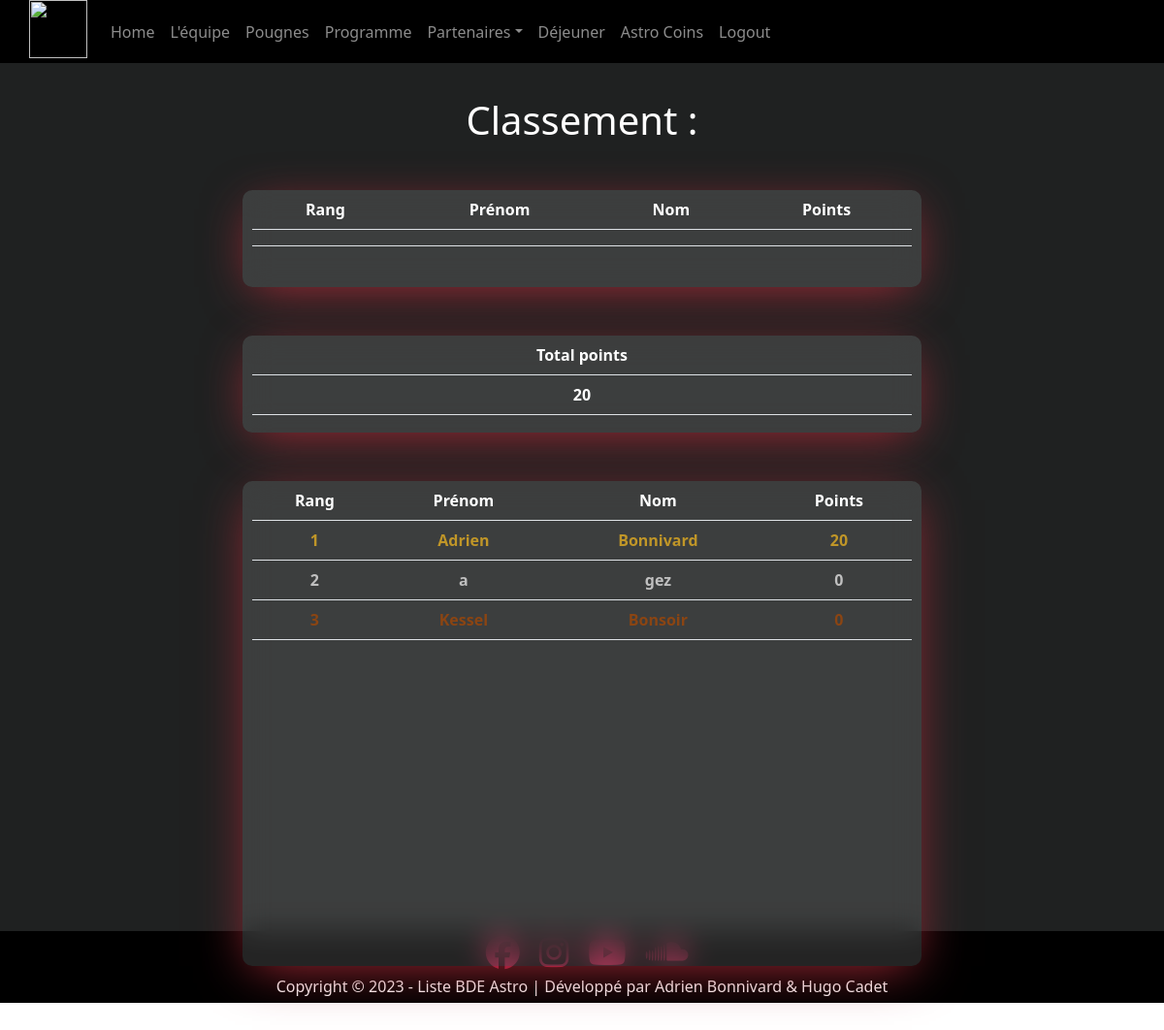
The page /astro-coins/ (signed in) on the database as committed earlier.
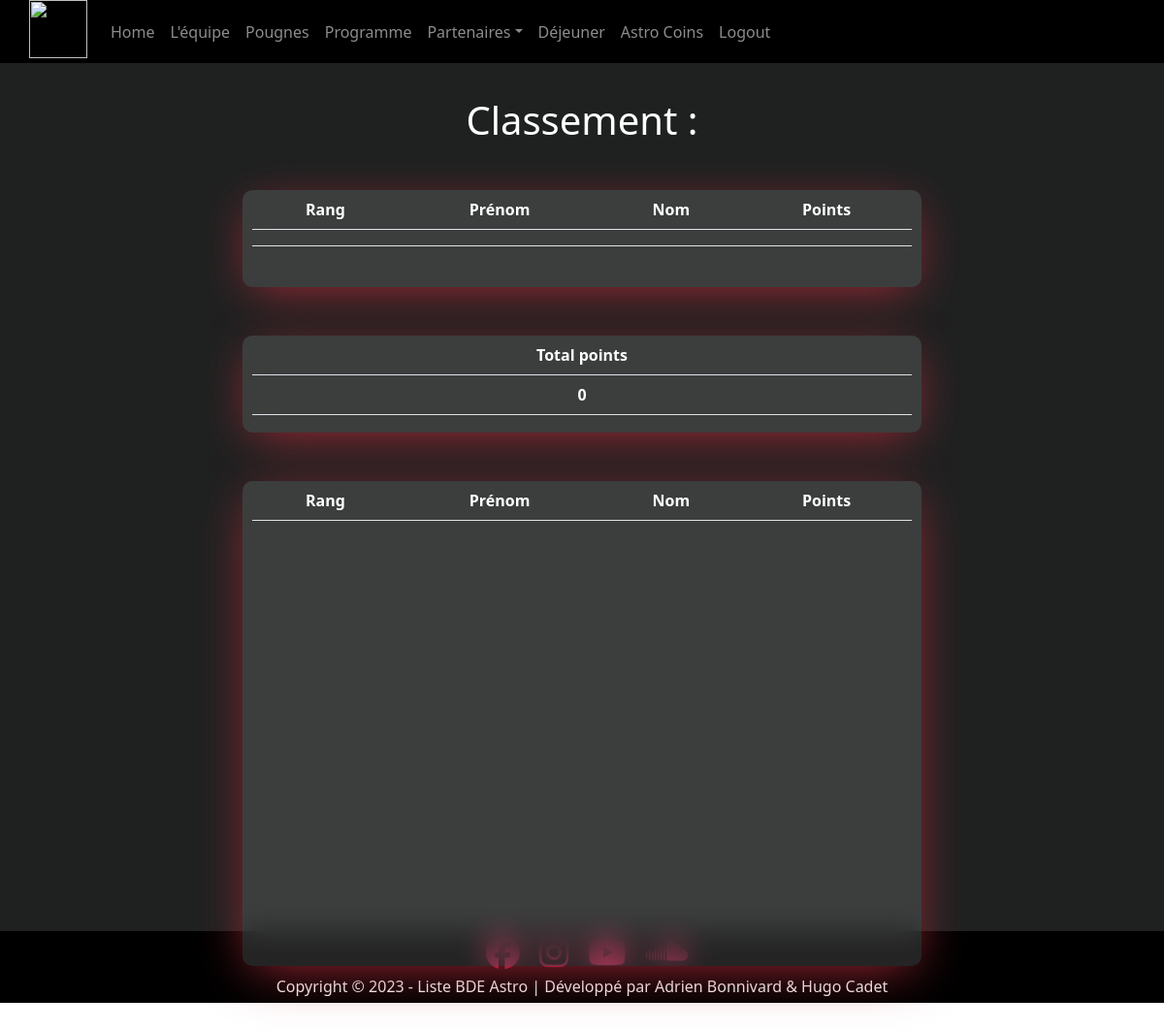
The same page on the database as committed later.
### astrocoins/models.py (models this page shows)
class Classement(models.Model):
    prenom = models.CharField(max_length=25)
    nom = models.CharField(max_length=25)
    email = models.EmailField(max_length=40)
    points = models.IntegerField()
    rang = models.IntegerField(default=0)

### bde/views.py (the view)
# urls.py: path('astro-coins/', astrocoins, name='astrocoins'),
@login_required
def astrocoins(request):
    classements = Classement.objects.all().order_by('-points')
    user_email = request.user.email
    i=1
    context = {}
    somme = 0
    for classement in classements:
        classement.rang = i
        classement.save()
        somme += classement.points
        i+=1
    for classement in classements:
        if classement.email == user_email:
            user_auth = classement
            context['user_auth'] = user_auth
            context['classements'] = classements
            break
        else:
            context['classements'] = classements
    context['total']=somme
    return render(request, 'bde/astrocoins.html', context)

### bde/templates/bde/astrocoins.html (shortened to what this page needs)
<!DOCTYPE html>
{% load static %}
<html lang="en">
<head>
    <link rel="stylesheet" href="{% static 'css/astrocoins.css' %}">
    <link href="https://cdn.jsdelivr.net/npm/bootstrap@5.0.2/dist/css/bootstrap.min.css" rel="stylesheet">
</head>
<body>
    {% include 'bde/navbarlogout.html' %}
    <section id="main">
        <div class="above">
            <h1>Classement :    </h1>
            <div class="tableau">
            <div class="inttab1">
                <table id="table2" class="table">
                    <tr>
                        <th>Rang</th>
                        <th>Prénom</th>
                        <th>Nom</th>
                        <th>Points</th>
                    </tr>
                        {% if user_auth.rang == 1 %}
                            <tr>
                            <th class="first">{{user_auth.rang}}</th>
                            <th class="first">{{user_auth.prenom}}</th>
                            <th class="first">{{user_auth.nom}}</th>
                            <th class="first">{{user_auth.points}}</th>
                                </tr>
                        {% else %}
                            <tr>
                                <th>{{user_auth.rang}}</th>
                                <th>{{user_auth.prenom}}</th>
                                <th>{{user_auth.nom}}</th>
                                <th>{{user_auth.points}}</th>
                            </tr>
                        {% endif %}
                </table>
            </div>
            <div class="inttab3">
                <table id="table3" class="table">
                        <tr>
                            <th>Total points</th>
                        </tr>
                        <tr>
                            <th>{{total}}</th>
                        </tr>
                </table>
            </div>
            <div class="inttab2">
                <table id="table2" class="table">
                    <tr>
                        <th>Rang</th>
                        <th>Prénom</th>
                        <th>Nom</th>
                        <th>Points</th>
                    </tr>
                    {% for classement in classements %}
                        {% if classement.rang == 1 %}
                            <tr>
                            <th class="first">{{classement.rang}}</th>
                            <th class="first">{{classement.prenom}}</th>
                            <th class="first">{{classement.nom}}</th>
                            <th class="first">{{classement.points}}</th>
                                </tr>
                        {% elif classement.rang == 2 %}
                            <tr>
                            <th class="second">{{classement.rang}}</th>
                            <th class="second">{{classement.prenom}}</th>
                            <th class="second">{{classement.nom}}</th>
                            <th class="second">{{classement.points}}</th>
                            </tr>
                        {% elif classement.rang == 3 %}
                            <tr>
                            <th class="third">{{classement.rang}}</th>
                            <th class="third">{{classement.prenom}}</th>
                            <th class="third">{{classement.nom}}</th>
                            <th class="third">{{classement.points}}</th>
                            </tr>
                        {% endif %}
                    {% endfor %}
                </table>
            </div>
        </div>
    </section>
    <footer>
        <div class="parentIcon">
            <a href="https://www.facebook.com/profile.php?id=100087748087188" target="_blank" rel="noopener noreferrer"><i class="fa-brands fa-facebook"></i></a>
            <a href="https://www.instagram.com/astro_2023_/" target="_blank" rel="noopener noreferrer"><i class="fa-brands fa-instagram"></i></a>
            <a href="https://www.youtube.com/@astro-listebde2023" target="_blank" rel="noopener noreferrer"><i class="fa-brands fa-youtube"></i></a>
            <a href="https://soundcloud.com/astro-864752583" target="_blank" rel="noopener noreferrer"><i class="fa-brands fa-soundcloud"></i></a>
        </div>
        <div class="copy">
            <p>Copyright © 2023 - Liste BDE Astro | Développé par Adrien Bonnivard & Hugo Cadet</p>
        </div>
    </footer>
</body>
</html>

### bde/templates/bde/navbarlogout.html (shortened to what this page needs)
{% load static %}
<header>
    <nav class="navbar fixed-top navbar-expand-lg navbar-dark" style="background-color:black ; padding: 0 ">
        <div class="container" style="padding-left: 0">
        <a href="../" class="navbar-brand mb-0 h1" style="padding: 0 ; justify-content: left">
            <img src="{% static "img/astro.png" %}" style="height: 60px ; width: 60px  ; width: 60px ; margin-bottom: 5px " >
        </a>
        <div class="collapse navbar-collapse" id="navbarNav">
            <ul class="navbar-nav">
                <li class="nav-item">
                    <a href="../" class="nav-link" style="transition: all .4s;">
                        Home
                    </a>
                </li>
                <li class="nav-item">
                    <a href="../lequipe/" class="nav-link" style="transition: all .4s;">
                        L'équipe
                    </a>
                </li>
                <li class="nav-item">
                    <a href="../pougnes/" class="nav-link" style="transition: all .4s;">
                        Pougnes
                    </a>
                </li>
                <li class="nav-item">
                    <a href="../programme/" class="nav-link" style="transition: all .4s;">
                        Programme
                    </a>
                </li>
                <li class="nav-item dropdown" style=" position: relative " >
                    <a class="nav-link dropdown-toggle" href="../nous-contacter/" id="navbarDropdownMenuLink" role="button" data-toggle="dropdown" aria-haspopup="true" aria-expanded="true">Partenaires</a>
                </li>
                <li class="nav-item">
                    <a href="../dejeuner/" class="nav-link" style="transition: all .4s;">
                        Déjeuner
                    </a>
                </li>
                <li class="nav-item">
                    <a href="../astro-coins/" class="nav-link" style="transition: all .4s;">
                        Astro Coins
                    </a>
                </li>
                <li class="nav-item">
                    <a href="{% url 'accounts:logout' %}" class="nav-link" style="transition: all .4s;">
                        Logout
                    </a>
                </li>
            </ul>
        </div>
        </div>
    </nav>
</header>

### bde/static/css/astrocoins.css (style rules this page uses)
* { margin: 0; padding: 0; outline: 0; border: 0; border-spacing: 0; box-sizing: border-box; }
#main { height: 120vh; max-width: 100%; background-color: #1f2121; }
.above { height: 100vh; z-index: -99; }
.above h1 { color: white; transform: translateY(100px); text-align: center; }
.tableau { color: white; position: relative; z-index: 10; transform: translateY(180px); }
.inttab1 { margin: 0 auto; margin-top: -40px; padding: 10px; height: 100px; width: 700px; border-radius: 10px; margin-bottom: 50px; -webkit-backdrop-filter: blur(15px); backdrop-filter: blur(15px); background-color: rgba(182, 182, 182, 0.2); box-shadow: 0px 10px 50px -10px #a92a37; }
.inttab2 { margin: 0 auto; border-radius: 10px; padding: 10px; height: 500px; width: 700px; overflow: auto; -webkit-backdrop-filter: blur(15px); backdrop-filter: blur(15px); background-color: rgba(182, 182, 182, 0.2); box-shadow: 0px 10px 50px -10px #a92a37; }
.inttab3 { margin: 0 auto; border-radius: 10px; padding: 10px; height: 100px; width: 700px; margin-bottom: 50px; -webkit-backdrop-filter: blur(15px); backdrop-filter: blur(15px); background-color: rgba(182, 182, 182, 0.2); box-shadow: 0px 10px 50px -10px #a92a37; }
table, .table2 { margin-top: -10px; width: 100%; padding: 5px; }
tr { padding: 8px; text-align: center; }
th { color: white; text-align: center; }
.parentIcon { display: flex; height: 45px; align-items: center; justify-content: center; flex-direction: row; text-align: center; width: 100%; background-color: black; }
.parentIcon a { text-align: center; transform: translateX(5px); padding: 0 10px 0px 10px; color: #a51840; font-size: 35px; transition: all .4s; }
.copy { height: 5vh; display: flex; height: 29px; background-color: black; color: white; align-items: center; justify-content: center; flex-direction: column; text-align: center; }
.copy p { margin-bottom: 0; padding-bottom: 5px; }

### bde/templates/bde/navbarlogout.html (style rules this page uses)
.container img { transition: 0.4s; }

Rows that differ between the two databases and show on the page:
removed Classement: rang "1", prenom "Adrien", nom "Bonnivard", points "20"
removed Classement: rang "2", prenom "a", nom "gez", points "0"
removed Classement: rang "3", prenom "Kessel", nom "Bonsoir", points "0"
Other text that changed with them:
{{ total }}: "20" → "0"
